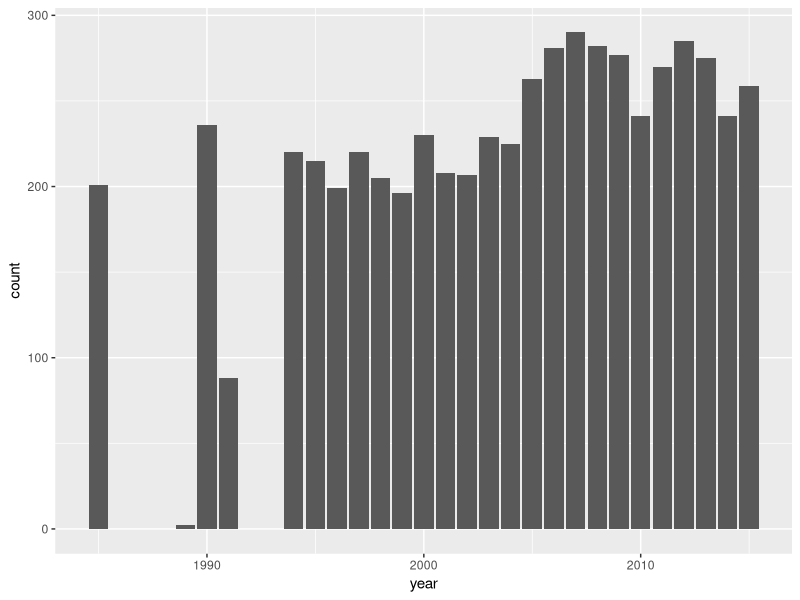
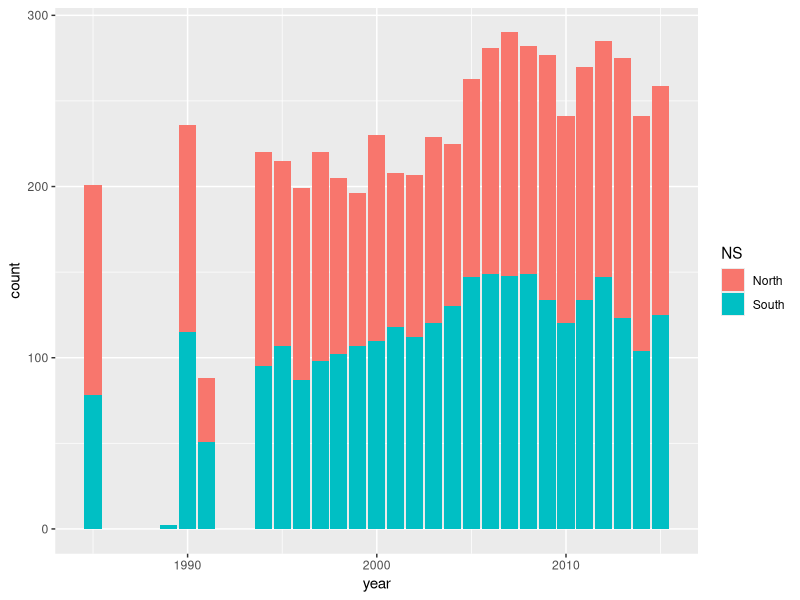
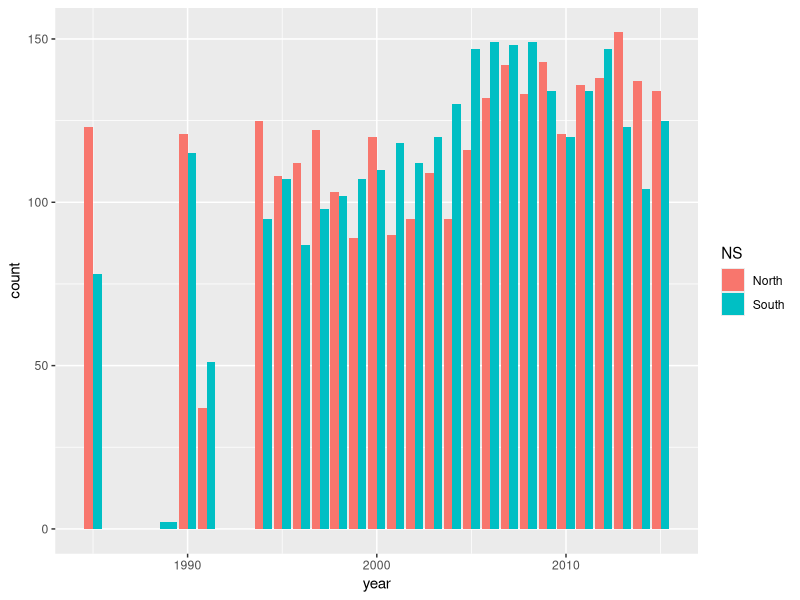
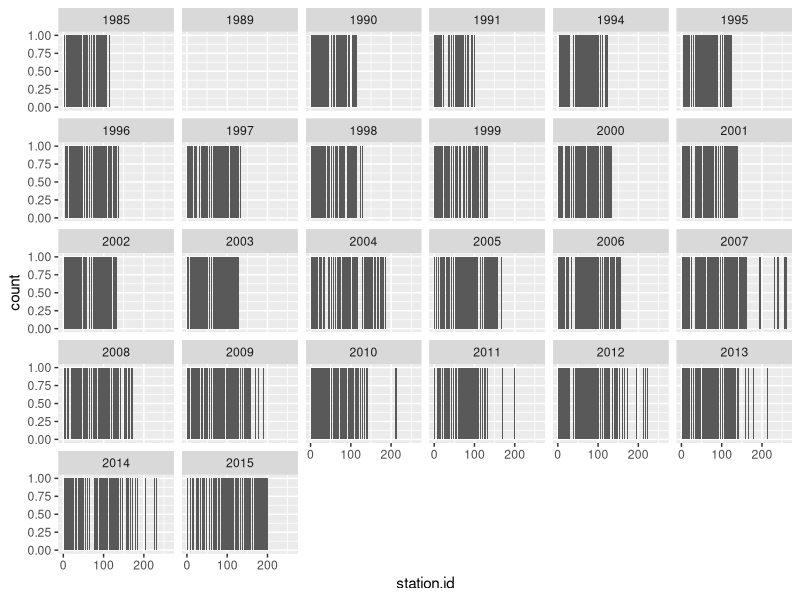
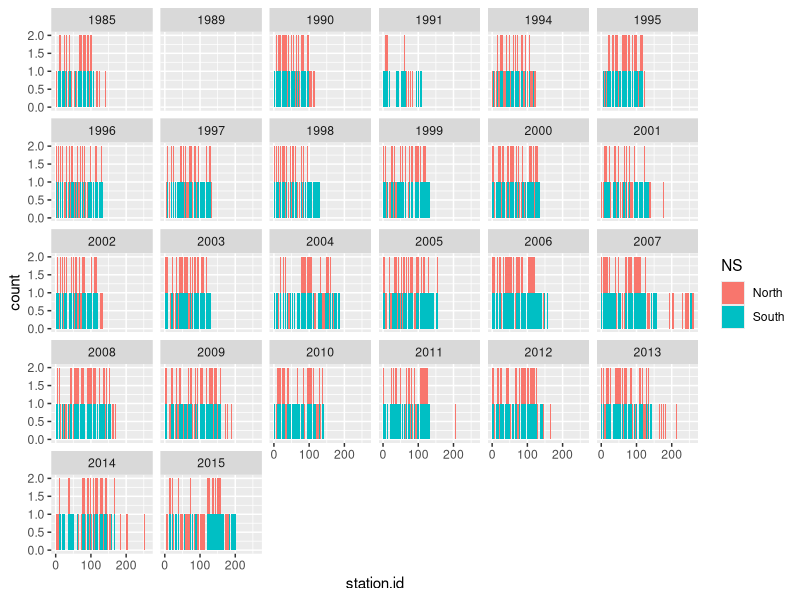
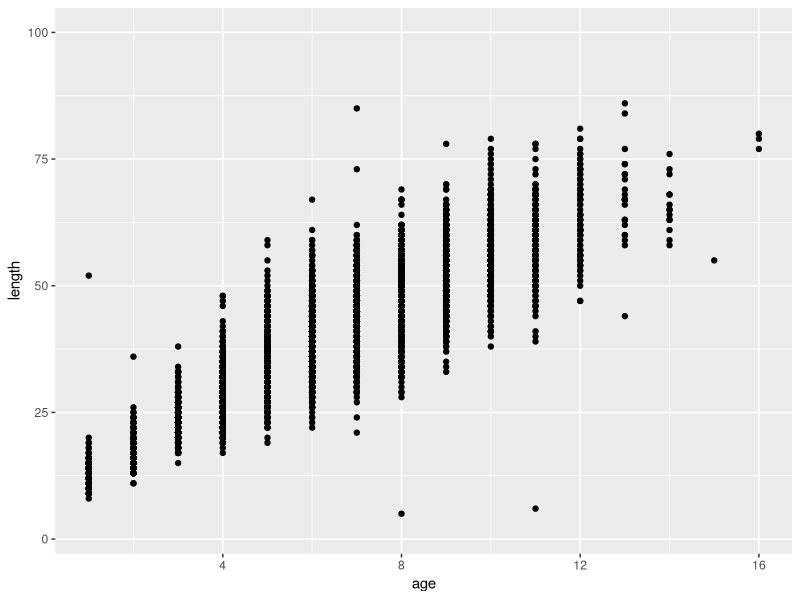
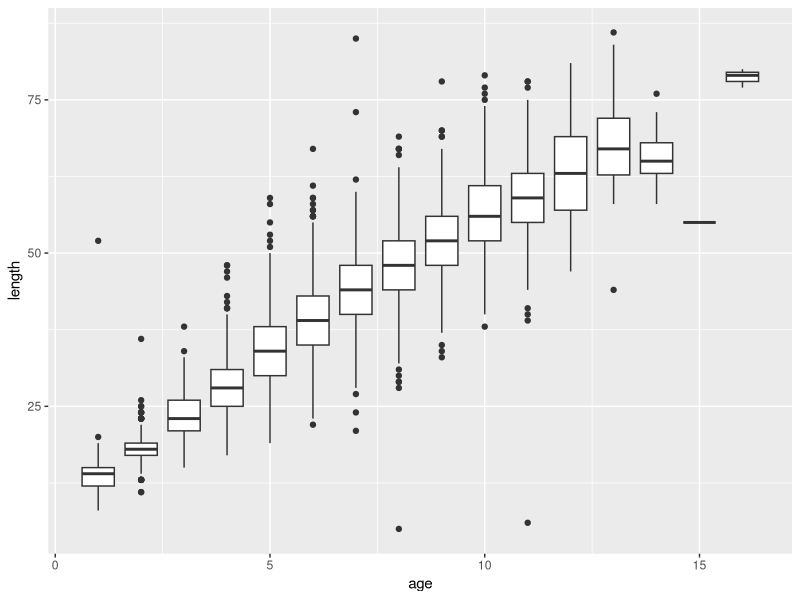
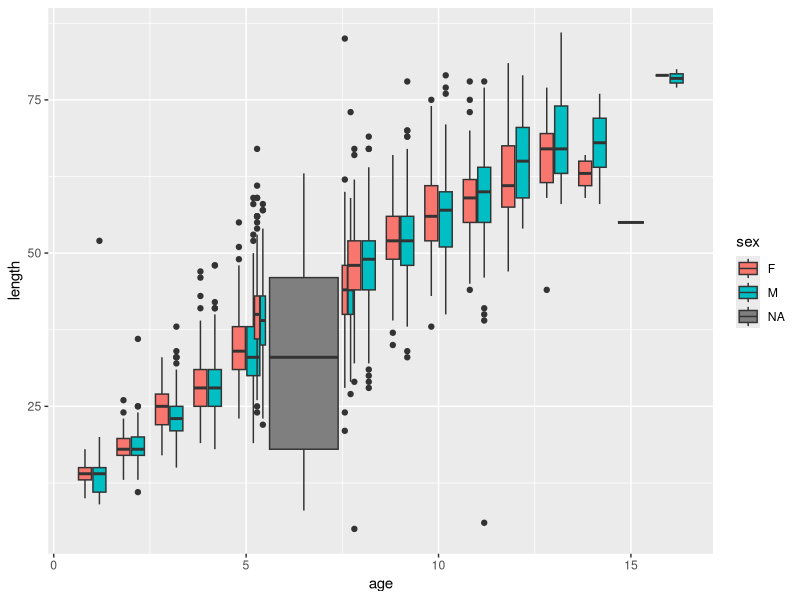

These figures' R source, in order:
## ---- chunk 1
dat <- read.csv2(file='../species/species-8.csv') 
## ---- chunk 2
library(dplyr)
library(ggplot2)
## ---- chunk 3
names(dat)
## ---- chunk 4
str(dat)
## ---- chunk 5
summary(dat)
## ---- chunk 6
nrow(dat)
## ---- chunk 7
dat %>%
summarise(num.obs=length(sample.id))
## ---- chunk 8
dat %>%
  group_by(year) %>%
  summarise(num.stations=length(unique(sample.id)))
## ---- chunk 9
dat%>%
  group_by(year,sample.id) %>%
  summarise(num.obs=length(sample.id)) %>%
  ## ungroup to apply summarise to all data
  ungroup() %>%
  group_by(year) %>%
  summarise(num.stations=length(sample.id))

## ---- chunk 10
dat %>%
  group_by(year) %>%
  summarise(num.stations=length(unique(sample.id))) %>%
  ungroup() %>%
  summarise(avg.num=mean(num.stations))
## ---- chunk 11
num.st.by.year <- 
  dat %>%
  group_by(year,sample.id) %>% 
  summarise(num.obs=length(sample.id))
## show the first few entries:
num.st.by.year
## ---- chunk 12
ggplot(num.st.by.year,aes(year)) + geom_bar()
## ---- chunk 13
num.st.by.year <- 
  dat %>%
  mutate(NS=ifelse(lat > 65, 'North','South')) %>%
  ## Note the added group by variable, NS
  group_by(year,sample.id,NS) %>% 
  summarise(num.obs=length(sample.id))
## ---- chunk 14
ggplot(num.st.by.year,aes(year,fill=NS)) + geom_bar()
## ---- chunk 15
ggplot(num.st.by.year,aes(year,fill=NS)) + geom_bar(position='dodge')
## ---- chunk 16
num.by.station <- 
  dat %>% 
  group_by(year,station.id) %>%
  summarise(num.obs=length(station.id))

ggplot(num.by.station,aes(station.id)) + geom_bar() +
  facet_wrap(~year)
## ---- chunk 17
num.by.station <- 
  dat %>% 
  mutate(NS=ifelse(lat > 65, 'North','South')) %>%
  group_by(year,station.id,NS) %>%
  summarise(num.obs=length(station.id))

ggplot(num.by.station,aes(station.id,fill=NS)) + geom_bar() +
  facet_wrap(~year)
## ---- chunk 18
ggplot(dat,aes(age,length)) + geom_point()
## ---- chunk 19
ggplot(dat,aes(age,length,group=round(age))) + geom_boxplot()

## ---- chunk 20
ggplot(dat,aes(age,length,
               fill=sex,
               group=interaction(sex,round(age)))) + 
  geom_boxplot()

## ---- chunk 21
nls(length~Linf*(1-exp(-k*(age-t0))),data=dat,
    start=list(Linf=100,k=0.01,t0=0))
## ---- chunk 22
ggplot(dat,aes(length)) + geom_bar() + facet_wrap(~year)
## ---- chunk 23
dat %>%
  group_by(year) %>%
  summarise(ml=mean(length),
            sl=sd(length))
## ---- chunk 24
mw.a.y <- 
  dat %>%
  # restrict the analysis to data with weight and age
  filter(!is.na(ungutted.weight) & !is.na(age)) %>%
  group_by(year,age) %>%
  summarise(mw=mean(ungutted.weight),
            sw=sd(ungutted.weight))

ggplot(mw.a.y,aes(year,mw,col=age,group=round(age))) + geom_line()
